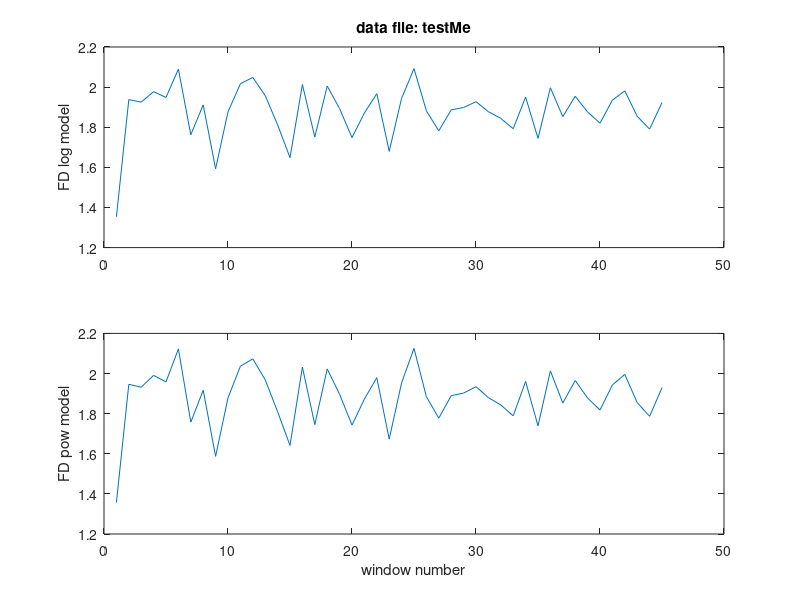
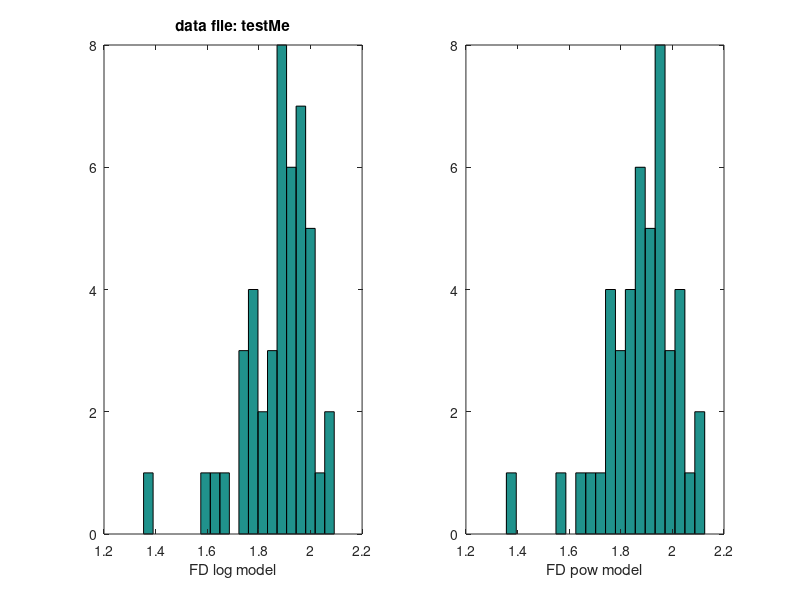

These figures' MATLAB source, in order:
%nldian.m - program for calculating fractal dimension of time series
%normalized length density method; 
%both logarithmic and power models
%moving window version
%normalization of amplitudes for the whole signal

clear
data = load('ECG_BC_c_25_8_hrv.txt');
fn='testMe';
% fn=input('filename of data series: ','s');
% eval(['load ' fn])
% eval(['data=' fn ';'])
[nsamp,nchan]=size(data);

%transpose a horizontal vector into vertical
 if nchan>1
 data=data';
 [nsamp,nchan]=size(data);
 end

%amplitude normalization for the whole signal
datamean=data-mean(data);
datanorm=datamean/mean(abs(datamean));

wlen=input('moving window length (in samples):');
wstep=input('moving window step (in samples):');

%number of windows
nw=floor((nsamp-wlen)/wstep)+1;

 for jw=1:nw
 low=(jw-1)*wstep+1;
 high=(jw-1)*wstep+wlen;
 
 %data selection for each window
 ds=datanorm(low:high,:);
 
 %length of normalized signal for each window
 leng(jw)=sum(abs(diff(ds)));
 end
 
%normalized length density
denlength=leng/wlen;

%model parameters

%logarithmic
al=0.332035737452486;
t0l=0.054745045770163;
c=1.889449949907297;

%power
ad=1.907884891575251;
t0d=0.097178405177457;
kex=0.183833424812589;

%calculation of FD values for both models
 for j=1:length(denlength)
 fdiml(j)=al*log(abs(denlength(j)-t0l))+c;
 fdimp(j)=ad*(abs(denlength(j)-t0d))^kex;
 end

%presentation of results
figure
subplot(211),plot(fdiml)
%xlabel('window number')
ylabel('FD log model')
title(['data file: ' fn])
subplot(212),plot(fdimp)
xlabel('window number')
ylabel('FD pow model')

figure
subplot(121),hist(fdiml,20)
xlabel('FD log model')
title(['data file: ' fn])
disp(['log model:   mean: ' num2str(mean(fdiml)) '; std: ' num2str(std(fdiml))])

subplot(122),hist(fdimp,20)
xlabel('FD pow model')
disp(['pow model:   mean: ' num2str(mean(fdimp)) '; std: ' num2str(std(fdimp))])
%pause
%optional saving of results
ksave=input('save the FD data (y/n):','s');
 if ksave=='y'
 dso=input('enter FD data filename:','s');
 eval(['save ' dso ' fdiml fdimp'])
 disp(['file saved: ' dso '.mat'])
 end